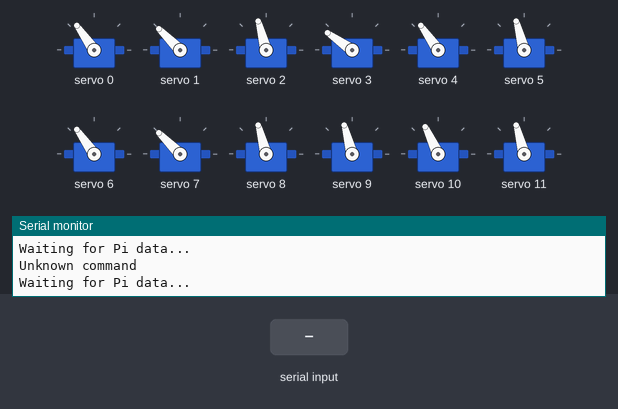
Bench run of a sketch on a simulated Arduino Uno, built with avr-gcc and run on an emulated ATmega328P. On the bench: 12 × servo, the last lines printed to the serial monitor. The test bench sets the inputs (shaded band).

Above: at 2.2 s.
2.3 s: "F" received over the second serial link
At 2.61 s:
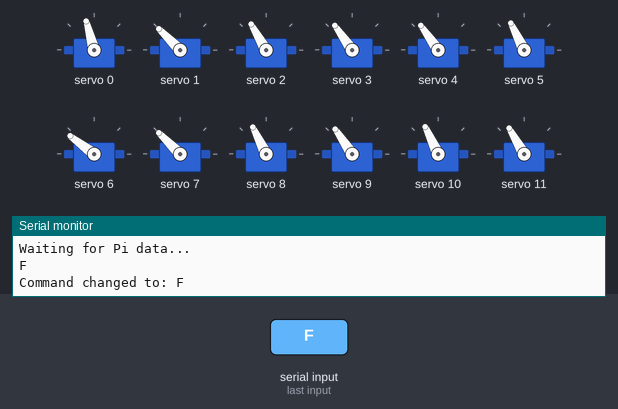
At 3.74 s:
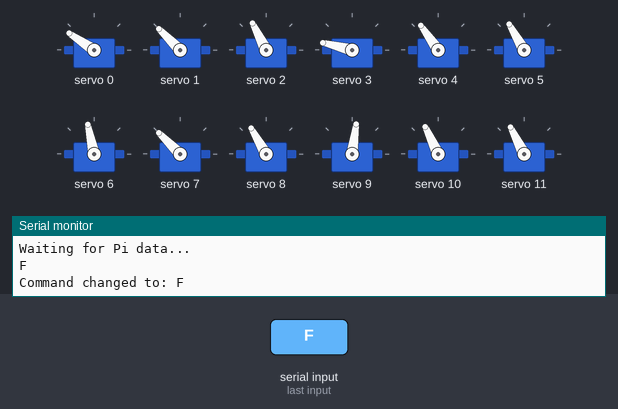
5.3 s: "B" received over the second serial link
At 7.89 s:
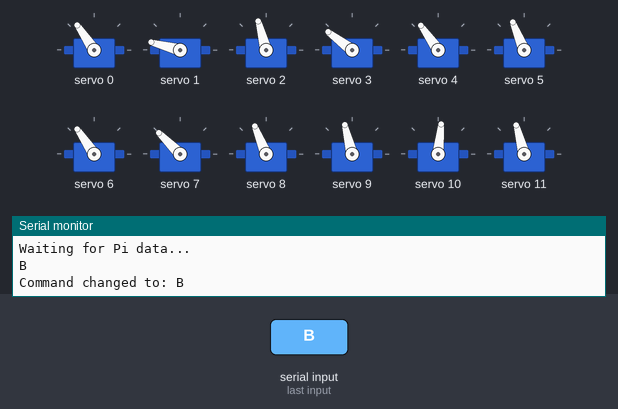
8.3 s: "L" received over the second serial link
At 10.19 s:
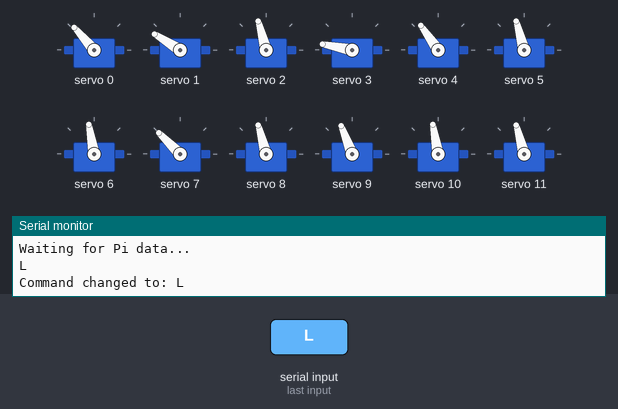
11.3 s: "R" received over the second serial link
14.3 s: "L" received over the second serial link
20.3 s: "F" received over the second serial link
Timing chart, 0 to 24.3 s (numbered marks = the images above; inputs shaded):
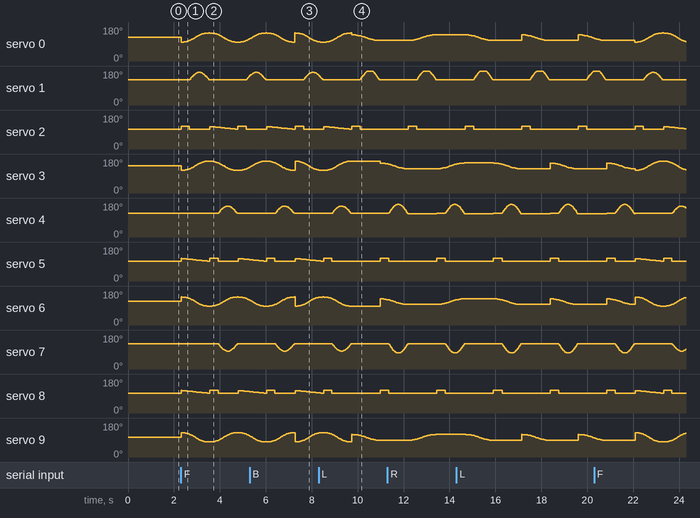

The sketch:

HexapodProject.ino
```cpp
#include <Wire.h>
#include <Adafruit_PWMServoDriver.h>
#include "spiderLeg.h"
#include "Gait.h"
#include "trotForward.h"
#include "trotRotate.h"
#include "arm.h"
#include <SoftwareSerial.h>

SoftwareSerial piSerial(10, 11); // RX=10 TX=11

Adafruit_PWMServoDriver pwm = Adafruit_PWMServoDriver();

SpiderLeg leg1(&pwm, 0, 1, 2, 120, 130, 100);    // Front Left
SpiderLeg leg2(&pwm, 3, 4, 5, 140, 120, 100);     // Front Right
SpiderLeg leg3(&pwm, 6, 7, 8, 120, 130, 100);     // Rear Left
SpiderLeg leg4(&pwm, 9, 10, 11, 100, 110, 100);   // Rear Right

float stepLength = 50;
float stepHeight = 40;
int stepDelay = 5;
int restDelay = 50;
int xValue = 0;
float stepLengthRotate = 30;
float stepHeightRotate = 50;
int stepDelayRotate = 5;

Gait gait1(&leg1, stepLength, stepHeight, stepDelay);
Gait gait2(&leg2, stepLength, stepHeight, stepDelay);
Gait gait3(&leg3, stepLength, stepHeight, stepDelay);
Gait gait4(&leg4, stepLength, stepHeight, stepDelay);
trotForward spiderTrot(&gait1, &gait2, &gait3, &gait4);

Gait gait1R(&leg1, stepLengthRotate, stepHeightRotate, stepDelayRotate);
Gait gait2R(&leg2, stepLengthRotate, stepHeightRotate, stepDelayRotate);
Gait gait3R(&leg3, stepLengthRotate, stepHeightRotate, stepDelayRotate);
Gait gait4R(&leg4, stepLengthRotate, stepHeightRotate, stepDelayRotate);
trotRotate spiderRotate(&gait1R, &gait2R, &gait3R, &gait4R, restDelay);

// hatch arm
arm penniArm(&pwm, 12);

void setup() {
  Serial.begin(9600);
  piSerial.begin(9600);
  Serial.println("Initializing PCA9685...");

  pwm.begin();
  pwm.setPWMFreq(60);

  delay(10);

  Serial.println("Moving to neutral position...");


  // Move all legs to neutral position
  leg1.moveToPosition(0, 0, 0);
  leg2.moveToPosition(0, 0, 0);
  leg3.moveToPosition(0, 0, 0);
  leg4.moveToPosition(0, 0, 0);

  leg1.execute();
  leg2.execute();
  leg3.execute();
  leg4.execute();

  penniArm.init();
  penniArm.open();

  delay(1000); // get everything setup
  Serial.println("Ready to walk!");
}

static char currentCommand = 'S';

void loop() {

  // Heartbeat
  static unsigned long lastPrint = 0;
  if (millis() - lastPrint > 1000) {
    Serial.println("Waiting for Pi data...");
    lastPrint = millis();
  }

  // Pi Control

  // Check for new command from Pi
  if (piSerial.available()) {
    char incomingChar = piSerial.read();
    Serial.println(incomingChar);
    // Only update if command actually changed
    if (incomingChar != currentCommand) {
      currentCommand = incomingChar;
      Serial.print("Command changed to: ");
      Serial.println(currentCommand);
    }
  }

  switch (currentCommand) {
    case 'F':
      spiderTrot.Trot(1, -1);
      break;

    case 'B':
      spiderTrot.Trot(1, 1);
      break;

    case 'L':
      spiderRotate.rotateCounterClockwise(1);
      break;

    case 'R':
      spiderRotate.rotateClockwise(1);
      break;

    case 'N':
      spiderTrot.prepareStance();
      break;

    case 'O':
      penniArm.open();
      break;

    case 'C':
      penniArm.close();
      break;

    default:
      Serial.println("Unknown command");
      spiderTrot.prepareStance(); // just stop if the command is wack
      currentCommand = 'N';
  }

  // manual control

  // xValue = analogRead(A0);
  // Serial.print("x = ");
  // Serial.println(xValue);

  // if (xValue > 700) {
  //   spiderTrot.Trot(1, -1);
  // } else if (xValue < 200) {
  //   spiderRotate.rotateClockwise(1);
  // }
  // else {  // stopping
  //   spiderTrot.prepareStance();
  //   penniArm.open();
  //   delay(1000);
  //   penniArm.close();
  //   delay(1000);
  // }
  // spiderTrot.prepareStance();

  // arm testing stuff

  // penniArm.open();
  // delay(1000);
  // penniArm.close();
  // delay(1000);
}
```

Gait.cpp
```cpp
#include "Gait.h"
#include <Arduino.h>
#include <math.h>


#ifndef M_PI
#define M_PI 3.14159265358979323846
#endif

Gait::Gait(SpiderLeg* leg, float stepLength, float stepHeight, int delayStep) {
  this->leg = leg;
  this->stepLength = stepLength;
  this->stepHeight = stepHeight;
  this->delayStep = delayStep;
}

// Move leg forward by stepLength
void Gait::stepForward() {
  const int frames = 30;  // number of steps (higher = smoother)

  // foot in air moving forward
  for (int i = 0; i < frames; i++) {
    float t = (float)i / (frames - 1);
    float x = -stepLength / 2 + t * stepLength; // move from back to front
    float z = stepHeight * sin(t * M_PI); // lift smoothly

    leg->moveToPosition(x, z, 0);
    leg->execute();
    delay(delayStep);
  }

  // foot on ground moving backward
  for (int i = 0; i < frames; i++) {
    float t = (float)i / (frames - 1);
    float x = stepLength / 2 - t * stepLength; // move from front to back
    float z = 0; // foot on ground

    leg->moveToPosition(x, z, 0);
    leg->execute();
    delay(delayStep);
  }
}

void Gait::stepForwardInvert() {
  const int frames = 30;

  // foot in air moving forward
  for (int i = 0; i < frames; i++) {
    float t = (float)i / (frames - 1);
    float x = -stepLength / 2 + t * stepLength;
    float z = stepHeight * sin(t * M_PI);

    // Invert X for opposite side legs
    leg->moveToPosition(-x, z, 0);
    leg->execute();
    delay(delayStep);
  }

  // Stance
  for (int i = 0; i < frames; i++) {
    float t = (float)i / (frames - 1);
    float x = stepLength / 2 - t * stepLength;
    float z = 0;

    leg->moveToPosition(-x, z, 0);
    leg->execute();
    delay(delayStep);
  }
}


void Gait::testLegMotion() {
  stepForward();
  delay(1000);
}
```

Gait.h
```cpp
#ifndef GAIT_H
#define GAIT_H
#include "spiderLeg.h"

class Gait {
public:
  Gait(SpiderLeg* leg, float stepLength, float stepHeight, int delayStep);

  void stepForward();
  void stepForwardInvert();
  void testLegMotion();

  friend class trotForward;
  friend class trotRotate;

private:
  SpiderLeg* leg;
  float stepLength;
  float stepHeight;
  int delayStep;
};

#endif
```

arm.cpp
```cpp
#include "arm.h"
#include <Arduino.h>
#include <math.h>

arm::arm(Adafruit_PWMServoDriver* pwm, int gearPin) {
  this->pwm = pwm;
  this->servoGearPin = gearPin;
  this->position = 90;
}

int arm::angleToPulse(int angle) {
  int pulseMin = 150;
  int pulseMax = 600;

  return map(angle, 0, 180, pulseMin, pulseMax);
}

void arm::open() {
  pwm->setPWM(servoGearPin, 0, angleToPulse(180));
}

void arm::close() {
  pwm->setPWM(servoGearPin, 0, angleToPulse(0));
}

void arm::init() {
  pwm->setPWM(servoGearPin, 0, angleToPulse(position));
}
```

arm.h
```cpp
#ifndef ARM_H
#define ARM_H

#include <Adafruit_PWMServoDriver.h>

class arm {
  public:
    arm(Adafruit_PWMServoDriver* pwm, int gearPin);
    void open();
    void close();
    void init();

  private:
    Adafruit_PWMServoDriver* pwm;
    int servoGearPin;
    int position;  // Initial position

    // Helper function to convert angle to pulse width
    int angleToPulse(int angle);
};

#endif
```

spiderLeg.cpp
```cpp
#include "spiderLeg.h"
#include <Arduino.h>
#include <math.h>


#ifndef M_PI
#define M_PI 3.14159265358979323846
#endif

// pulse width constants (microseconds)
#define SERVOMIN  150  // ~0 degrees
#define SERVOMAX  600  // ~180 degrees

SpiderLeg::SpiderLeg(Adafruit_PWMServoDriver* pwm,
                     int coxaChannel, int femurChannel, int tibiaChannel,
                     int coxaOffset, int femurOffset, int tibiaOffset) {
  this->pwm = pwm;
  this->coxaChannel = coxaChannel;
  this->femurChannel = femurChannel;
  this->tibiaChannel = tibiaChannel;

  // Store neutral offsets
  this->coxaOffset = coxaOffset;
  this->femurOffset = femurOffset;
  this->tibiaOffset = tibiaOffset;

  // Default limits
  coxaMin = 0;   coxaMax = 180;
  femurMin = 0;  femurMax = 180;
  tibiaMin = 0;  tibiaMax = 180;

  // Initialize angles to 0
  coxaAngle = 0;
  femurAngle = 0;
  tibiaAngle = 0;
}

int SpiderLeg::angleToPulse(int angle) {
  int pulse = map(angle, 0, 180, SERVOMIN, SERVOMAX);
  return pulse;
}

bool SpiderLeg::moveToPosition(float x, float y, float z) {
  // Simple mapping: treat x, y, z as relative servo angles
  // x controls coxa (horizontal rotation)
  // y controls femur (up/down)
  // z controls tibia (foot angle)

  // Direct angle control - no complex IK
  moveTo(x, y, z);
  return true;
}

void SpiderLeg::moveTo(float coxaAngle, float femurAngle, float tibiaAngle) {
  // Store relative angles
  this->coxaAngle = coxaAngle;
  this->femurAngle = femurAngle;
  this->tibiaAngle = tibiaAngle;
}

void SpiderLeg::moveBy(float coxaDelta, float femurDelta, float tibiaDelta) {
  moveTo(coxaAngle + coxaDelta, femurAngle + femurDelta, tibiaAngle + tibiaDelta);
}

void SpiderLeg::execute() {
  // Apply neutral offsets to get absolute servo positions
  int coxaPos  = constrain((int)(coxaAngle + coxaOffset), coxaMin, coxaMax);
  int femurPos = constrain((int)(femurAngle + femurOffset), femurMin, femurMax);
  int tibiaPos = constrain((int)(tibiaAngle + tibiaOffset), tibiaMin, tibiaMax);

  // Send PWM signals via Driver
  pwm->setPWM(coxaChannel, 0, angleToPulse(coxaPos));
  pwm->setPWM(femurChannel, 0, angleToPulse(femurPos));
  pwm->setPWM(tibiaChannel, 0, angleToPulse(tibiaPos));
}

float SpiderLeg::getCoxaAngle() {
  return coxaAngle;
}

float SpiderLeg::getFemurAngle() {
  return femurAngle;
}

float SpiderLeg::getTibiaAngle() {
  return tibiaAngle;
}
```

spiderLeg.h
```cpp
#ifndef SPIDERLEG_H
#define SPIDERLEG_H
#include <Adafruit_PWMServoDriver.h>

class SpiderLeg {
private:
  Adafruit_PWMServoDriver* pwm;

  // Servo channel numbers on Driver
  int coxaChannel;
  int femurChannel;
  int tibiaChannel;

  // Angles
  float coxaAngle;
  float femurAngle;
  float tibiaAngle;

  // Neutral position offsets
  int coxaOffset;
  int femurOffset;
  int tibiaOffset;

  // Safety limits
  int coxaMin, coxaMax;
  int femurMin, femurMax;
  int tibiaMin, tibiaMax;

  // Convert angle to PWM pulse
  int angleToPulse(int angle);

public:
  SpiderLeg(Adafruit_PWMServoDriver* pwm,
            int coxaChannel, int femurChannel, int tibiaChannel,
            int coxaOffset, int femurOffset, int tibiaOffset);

  // Movement
  bool moveToPosition(float x, float y, float z);

  // Direct angle control
  void moveTo(float coxaAngle, float femurAngle, float tibiaAngle);
  void moveBy(float coxaDelta, float femurDelta, float tibiaDelta);

  void execute();

  float getCoxaAngle();
  float getFemurAngle();
  float getTibiaAngle();
};

#endif
```

trotForward.h
```cpp
#ifndef TROTFORWARD_H
#define TROTFORWARD_H

#include "Gait.h"

class trotForward {
public:
  Gait* FL; // Front Left leg gait
  Gait* FR; // Front Right leg gait
  Gait* RL; // Rear Left leg gait
  Gait* RR; // Rear Right leg gait

  int restDelay;  // Pause between leg cycles
  bool walking;

  trotForward(Gait* frontLeft, Gait* frontRight, Gait* rearLeft, Gait* rearRight, int restDelay = 50);

  // Primary gait
  void shuffleForward(int cycles);  // Smooth diagonal shuffle gait, sucked too
  void alternatingWalk(int cycles); // this crap sucked

  // Continuous versions
  void continuousShuffle(); // Loop shuffle until stopped

  // rotation
  void trotForward::Trot(int cycles, int direction);


  void stop();  // Immediately stop continuous gait
  void smoothStop();  // Gracefully stop by returning to stance
  void prepareStance(); // Reset all legs to neutral position

};

#endif
```

trotRotate.cpp
```cpp
#include "trotRotate.h"
#include <Arduino.h>
#include <math.h>

// Smooth ease in/out for natural motion
static inline float easeInOutQuad(float t) {
  return t < 0.5f ? 2.0f * t * t : 1.0f - powf(-2.0f * t + 2.0f, 2.0f) / 2.0f;
}

#ifndef M_PI
#define M_PI 3.14159265358979323846
#endif

trotRotate::trotRotate(Gait* frontLeft, Gait* frontRight, Gait* rearLeft, Gait* rearRight, int restDelay)
  : trotForward(frontLeft, frontRight, rearLeft, rearRight, restDelay) {
  this->tibiaGrip = 15.0f;
  this->rearLiftReduction = 1.0f;
}

void trotRotate::setTibiaGrip(float degrees) {
  this->tibiaGrip = degrees;
}

void trotRotate::setRearLiftReduction(float factor) {
  this->rearLiftReduction = constrain(factor, 0.3f, 1.0f);
}

void trotRotate::rotate(int cycles, int direction) {
  const int frames = 80;
  const float stanceRatio = 0.3f;
  const float tibiaGrip = 15.0f;

  for (int cycle = 0; cycle < cycles; cycle++) {

    // FL + RR swing
    for (int f = 0; f < frames; f++) {
      float t = (float)f / (frames - 1);
      float ease = easeInOutQuad(t);

      // For rotation: both legs move in same rotational direction
      float swingProgress = -0.5f + ease;
      float swingX_FL = direction * swingProgress * FL->stepLength;  // Both go same direction for rotation
      float swingX_RR = direction * swingProgress * RR->stepLength;

      // Swing height and tibia position
      float swingZ, tibiaZ_swing;
      if (t < stanceRatio) {
        swingZ = 0.0f;
        tibiaZ_swing = tibiaGrip;
      } else {
        swingZ = FL->stepHeight * sinf((t - stanceRatio) / (1.0f - stanceRatio) * M_PI);
        tibiaZ_swing = 0.0f;
      }

      FL->leg->moveToPosition(swingX_FL, swingZ, tibiaZ_swing);
      RR->leg->moveToPosition(swingX_RR, -swingZ * rearLiftReduction, tibiaZ_swing);

      // // Stance legs: FR and RL push opposite direction
      // float stanceProgress = 0.5f - ease;
      // float stanceX_FR = -direction * stanceProgress * FR->stepLength;
      // float stanceX_RL = -direction * stanceProgress * RL->stepLength;

      // float tibiaZ_stance = tibiaGrip * (1.0f - t);

      // FR->leg->moveToPosition(stanceX_FR, 0, tibiaZ_stance);
      // RL->leg->moveToPosition(stanceX_RL, 0, tibiaZ_stance);

      FL->leg->execute();
      FR->leg->execute();
      RL->leg->execute();
      RR->leg->execute();

      delay(FL->delayStep);
    }
    delay(restDelay / 2);

    // FR + RL swing
    for (int f = 0; f < frames; f++) {
      float t = (float)f / (frames - 1);
      float ease = easeInOutQuad(t);

      float swingProgress = -0.5f + ease;
      float swingX_FR = direction * swingProgress * FR->stepLength;
      float swingX_RL = direction * swingProgress * RL->stepLength;

      // Swing height and tibia position
      float swingZ, tibiaZ_swing;
      if (t < stanceRatio) {
        swingZ = 0.0f;
        tibiaZ_swing = tibiaGrip;
      } else {
        swingZ = FR->stepHeight * sinf((t - stanceRatio) / (1.0f - stanceRatio) * M_PI);
        tibiaZ_swing = 0.0f;
      }

      FR->leg->moveToPosition(swingX_FR, swingZ, tibiaZ_swing);
      RL->leg->moveToPosition(swingX_RL, -swingZ * rearLiftReduction, tibiaZ_swing);

      // // Stance legs push opposite direction
      // float stanceProgress = 0.5f - ease;
      // float stanceX_FL = -direction * stanceProgress * FL->stepLength;
      // float stanceX_RR = -direction * stanceProgress * RR->stepLength;

      // float tibiaZ_stance = tibiaGrip * (1.0f - t);

      // FL->leg->moveToPosition(stanceX_FL, 0, tibiaZ_stance);
      // RR->leg->moveToPosition(stanceX_RR, 0, tibiaZ_stance);

      FL->leg->execute();
      FR->leg->execute();
      RL->leg->execute();
      RR->leg->execute();

      delay(FR->delayStep);
    }
    delay(restDelay / 2);
  }
}

void trotRotate::rotateClockwise(int cycles) {
  rotate(cycles, 1);
}

void trotRotate::rotateCounterClockwise(int cycles) {
  rotate(cycles, -1);
}

void trotRotate::quickTurn(int direction, int degrees) {
  const float degreesPerCycle = 15.0f;
  int cycles = (int)(degrees / degreesPerCycle);

  if (cycles < 1) cycles = 1;

  rotate(cycles, direction);
}
```

trotRotate.h
```cpp
#ifndef TROT_ROTATE_H
#define TROT_ROTATE_H

#include "trotForward.h"
#include "Gait.h"

class trotRotate : public trotForward {
private:
  float tibiaGrip;  // Tibia grip angle in degrees
  float rearLiftReduction;

public:
  trotRotate(Gait* frontLeft, Gait* frontRight, Gait* rearLeft, Gait* rearRight, int restDelay);

  // 1 = clockwise, -1 = counterclockwise
  void rotate(int cycles, int direction);

  void rotateClockwise(int cycles);
  void rotateCounterClockwise(int cycles);

  // Quick turn by approximate degrees
  void quickTurn(int direction, int degrees);

  // Configuration
  void setTibiaGrip(float degrees);
  void setRearLiftReduction(float factor);
};

#endif
```

Source omitted: trotForward.cpp (9049 bytes)

Measured:
- after the input at 2.3 s, servo 2, servo 5, servo 8, servo 11: ramps from 120° to 105° and jumps back, once every 1.2 s; servo 4: rises from 125° to 163° in 0.35 s, then falls to 125° in 0.46 s
- by itself, servo 0: ramps from 139° to 110° and jumps back, once every 2.5 s
- by itself, servo 9: ramps from 120° to 90° and jumps back, once every 2.5 s
